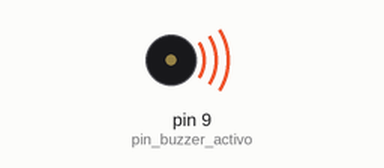
This sketch was run on a simulated Arduino Uno, built with avr-gcc and run on an emulated ATmega328P. Parts: buzzer (waves = sounding, pin HIGH).

Above: at 2.5 s.
At 15.0 s:
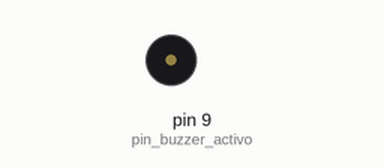
Timing chart, 0 to 32.5 s (numbered marks = the images above):
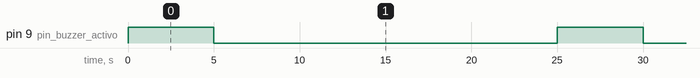

Measured:
- by itself, pin 9 (pin_buzzer_activo): alternates HIGH for 5.0 s and LOW for 20.0 s

The sketch:

Buzzer_activo.ino
```cpp
// INCLUIMOS LAS LIBRERÍAS QUE VAMOS A UTILIZAR


// DECLARACIÓN DE VARIABLES
const int pin_buzzer_activo = 9;

// INICIALIZACIÓN DEL PROGRAMA (SE EJECUTA SOLO UNA VEZ)
void setup()
{
  pinMode(pin_buzzer_activo, OUTPUT);  //definir pin como salida
}

// LOOP CENTRAL DEL PROGRAMA (SE EJECUTA CONSTANTEMENTE DE FORMA SECUENCIAL)
void loop()
{
  digitalWrite(pin_buzzer_activo, HIGH);   // poner el Pin en HIGH
  delay(5000);               // esperar 5 segundos
  digitalWrite(pin_buzzer_activo, LOW);    // poner el Pin en LOW
  delay(20000);               // esperar 20 segundos

}
```
